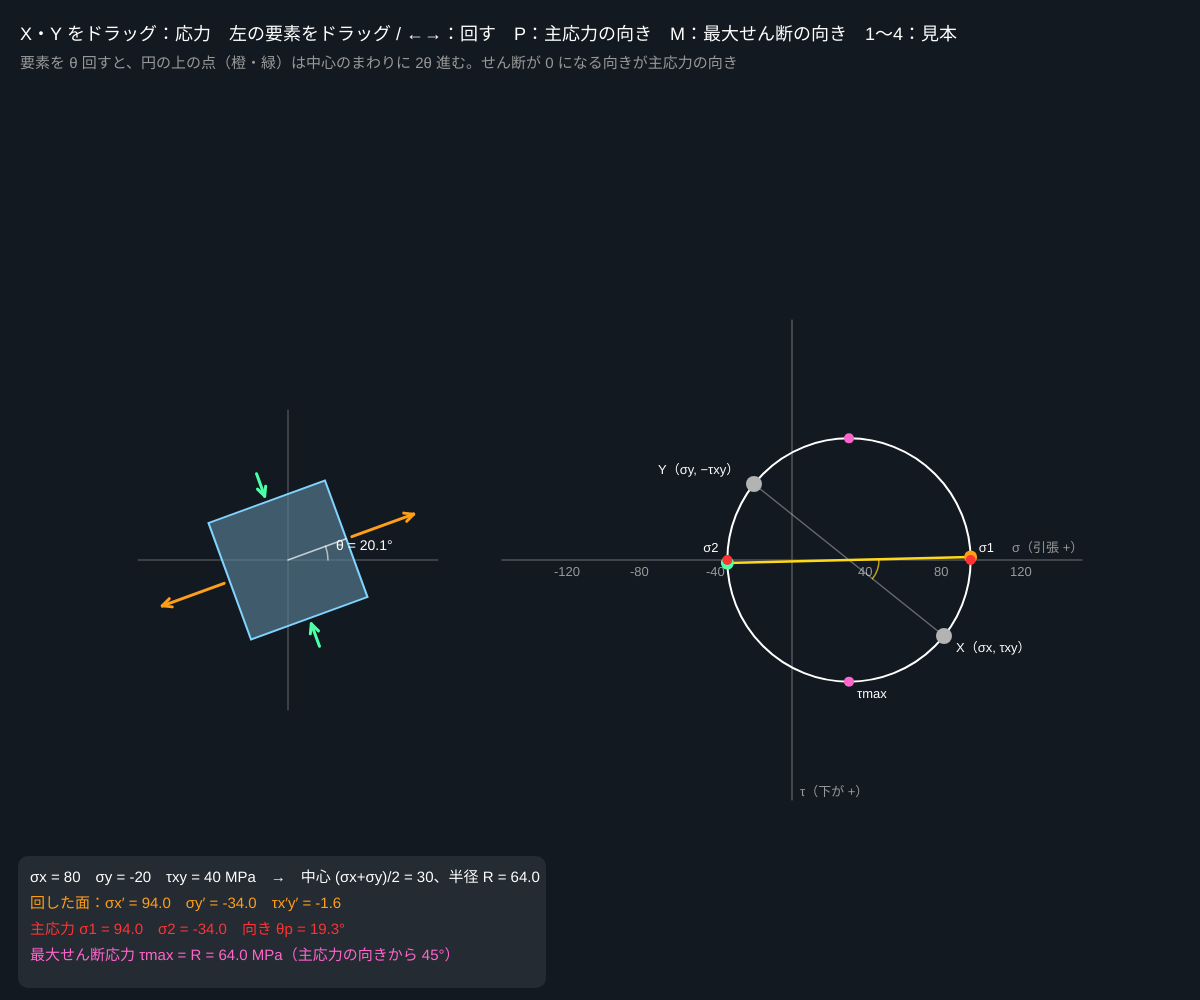
Frame 1 (no input)
Frame 60 (no input): identical to frame 1, image omitted
Frame 120 (the mouse pressed at the canvas centre since frame 60): identical to frame 1, image omitted

The p5.js sketch that drew this single still picture (run headless with seeded random() and noise() and a simulated clock; from frame 60 on, the mouse is pressed at the canvas centre):

// p5.js sketch
// ── sketch.js
// ============================================
// 08 モールの応力円
// 同じ応力状態でも、見る向き（切り口の角度 θ）で 垂直応力 σ と せん断応力 τ の値は変わる
// 要素を θ 回すと、モールの円の上では 2θ 進む。円の左右の端が主応力、上下の端が最大せん断応力
// 円の上の X・Y をドラッグ = σx, σy, τxy を変える / 左の要素をドラッグ = 回す / ←→ = θ / P = 主応力の向き / M = 最大せん断の向き / 1〜4 = 見本
// ============================================

let sx = 80, sy = -20, txy = 40;   // ★ 応力（MPa）：σx, σy, τxy
let theta = 0.35;                  // 要素を回す角度（ラジアン、反時計回りが正）
let pxPerMPa = 1.9;                // ★ 円の図の縮尺
let grab = null;
let ecx = 0, ecy = 0, mcx = 0, mcy = 0;   // 要素の中心、モール円の原点

function setup() {
  createCanvas(windowWidth, windowHeight);
  colorMode(HSB, 360, 100, 100, 100);
}

// ★ 応力の座標変換（θ だけ回した面での σx′, σy′, τx′y′）
function rotated(t) {
  let c = (sx + sy) / 2, d = (sx - sy) / 2;
  return {
    sx: c + d * Math.cos(2 * t) + txy * Math.sin(2 * t),
    sy: c - d * Math.cos(2 * t) - txy * Math.sin(2 * t),
    txy: -d * Math.sin(2 * t) + txy * Math.cos(2 * t),
  };
}

function arrow(x1, y1, x2, y2) {
  let a = Math.atan2(y2 - y1, x2 - x1);
  if (Math.hypot(x2 - x1, y2 - y1) < 4) return;
  line(x1, y1, x2, y2);
  line(x2, y2, x2 - 10 * Math.cos(a - 0.45), y2 - 10 * Math.sin(a - 0.45));
  line(x2, y2, x2 - 10 * Math.cos(a + 0.45), y2 - 10 * Math.sin(a + 0.45));
}

function draw() {
  background(212, 45, 13);
  ecx = width * 0.24; ecy = height * 0.56; mcx = width * 0.66; mcy = height * 0.56;
  if (keyIsDown(LEFT_ARROW)) theta += 0.01;
  if (keyIsDown(RIGHT_ARROW)) theta -= 0.01;
  theta = Math.atan2(Math.sin(theta), Math.cos(theta));   // −180°〜180° に収める
  let r = rotated(theta);
  let c = (sx + sy) / 2, d = (sx - sy) / 2, R = Math.hypot(d, txy);
  let s1 = c + R, s2 = c - R, thP = 0.5 * Math.atan2(txy, d);

  // ---- 左：回した要素と、その面にかかる応力の矢印
  push();
  translate(ecx, ecy);
  stroke(0, 0, 40); strokeWeight(1); line(-150, 0, 150, 0); line(0, -150, 0, 150);
  rotate(-theta);                                   // 画面では反時計回り
  let a = 62, k = 0.7;
  fill(200, 40, 55, 70); stroke(200, 50, 100); strokeWeight(2);
  rect(-a, -a, 2 * a, 2 * a);
  // 垂直応力（引張 = 外向き、圧縮 = 内向き）
  stroke(35, 90, 100); strokeWeight(3);
  let nx = Math.abs(r.sx) * k, ny = Math.abs(r.sy) * k;
  if (r.sx >= 0) { arrow(a + 6, 0, a + 6 + nx, 0); arrow(-a - 6, 0, -a - 6 - nx, 0); } else { arrow(a + 6 + nx, 0, a + 6, 0); arrow(-a - 6 - nx, 0, -a - 6, 0); }
  stroke(150, 70, 100);
  if (r.sy >= 0) { arrow(0, -a - 6, 0, -a - 6 - ny); arrow(0, a + 6, 0, a + 6 + ny); } else { arrow(0, -a - 6 - ny, 0, -a - 6); arrow(0, a + 6 + ny, 0, a + 6); }
  // せん断応力（τ が正：右の面で上向き）
  stroke(320, 60, 100);
  let h = (r.txy * k) / 2;
  arrow(a + 14, h, a + 14, -h); arrow(-a - 14, -h, -a - 14, h);
  arrow(-h, -a - 14, h, -a - 14); arrow(h, a + 14, -h, a + 14);
  stroke(0, 0, 100, 70); strokeWeight(1.5); line(0, 0, a, 0);   // x′ 軸
  pop();
  noFill(); stroke(0, 0, 100, 60); strokeWeight(1.5);
  if (Math.abs(theta) > 0.01) arc(ecx, ecy, 80, 80, Math.min(-theta, 0), Math.max(-theta, 0));
  noStroke(); fill(0, 0, 100); textSize(14);
  text('θ = ' + nf((theta * 180) / Math.PI, 1, 1) + '°', ecx + 48, ecy - 10);

  // ---- 右：モールの応力円（横軸 σ、縦軸 τ は下向きが正）
  let X = (s) => mcx + s * pxPerMPa, Y = (t) => mcy + t * pxPerMPa;
  stroke(0, 0, 45); strokeWeight(1);
  line(mcx - 290, mcy, mcx + 290, mcy); line(mcx, mcy - 240, mcx, mcy + 240);
  noStroke(); fill(0, 0, 60); textSize(13);
  text('σ（引張 +）', mcx + 220, mcy - 8); text('τ（下が +）', mcx + 8, mcy + 236);
  for (let v = -120; v <= 120; v += 40) if (v !== 0) text(v, X(v) - 10, mcy + 16);
  noFill(); stroke(0, 0, 100); strokeWeight(2);
  circle(X(c), mcy, 2 * R * pxPerMPa);
  // もとの面 X, Y（ドラッグできる）と、回した面 X′, Y′
  stroke(0, 0, 100, 35); strokeWeight(1.5); line(X(sx), Y(txy), X(sy), Y(-txy));
  stroke(50, 90, 100); strokeWeight(2.5); line(X(r.sx), Y(r.txy), X(r.sy), Y(-r.txy));
  // 2θ の弧
  noFill(); stroke(50, 90, 100, 70); strokeWeight(1.5);
  let a0 = Math.atan2(txy, d);
  if (R > 3 && Math.abs(theta) > 0.01) {
    let from = a0, to = a0 - 2 * theta;
    arc(X(c), mcy, 60, 60, Math.min(from, to), Math.max(from, to));
  }
  noStroke();
  fill(0, 0, 70); circle(X(sx), Y(txy), 16); circle(X(sy), Y(-txy), 16);
  fill(35, 90, 100); circle(X(r.sx), Y(r.txy), 13);
  fill(150, 70, 100); circle(X(r.sy), Y(-r.txy), 13);
  fill(0, 80, 100); circle(X(s1), mcy, 10); circle(X(s2), mcy, 10);
  fill(320, 60, 100); circle(X(c), Y(R), 10); circle(X(c), Y(-R), 10);
  fill(0, 0, 100); textSize(13);
  text('X（σx, τxy）', X(sx) + 12, Y(txy) + 16); text('Y（σy, −τxy）', X(sy) - 96, Y(-txy) - 10);
  text('σ1', X(s1) + 8, mcy - 8); text('σ2', X(s2) - 24, mcy - 8); text('τmax', X(c) + 8, Y(R) + 16);

  // ---- 数値
  noStroke(); fill(0, 0, 100); textSize(18);
  text('X・Y をドラッグ：応力　左の要素をドラッグ / ←→：回す　P：主応力の向き　M：最大せん断の向き　1〜4：見本', 20, 40);
  fill(0, 0, 60); textSize(15);
  text('要素を θ 回すと、円の上の点（橙・緑）は中心のまわりに 2θ 進む。せん断が 0 になる向きが主応力の向き', 20, 68);
  let ix = 30, iy = height - 118;
  fill(0, 0, 100, 8); rect(ix - 12, iy - 26, width * 0.44, 132, 10);
  fill(0, 0, 100); textSize(15);
  text('σx = ' + nf(sx, 1, 0) + '　σy = ' + nf(sy, 1, 0) + '　τxy = ' + nf(txy, 1, 0) + ' MPa　→　中心 (σx+σy)/2 = ' + nf(c, 1, 0) + '、半径 R = ' + nf(R, 1, 1), ix, iy);
  fill(35, 90, 100); text('回した面：σx′ = ' + nf(r.sx, 1, 1) + '　σy′ = ' + nf(r.sy, 1, 1) + '　τx′y′ = ' + nf(r.txy, 1, 1), ix, iy + 26);
  fill(0, 80, 100); text('主応力 σ1 = ' + nf(s1, 1, 1) + '　σ2 = ' + nf(s2, 1, 1) + '　向き θp = ' + nf((thP * 180) / Math.PI, 1, 1) + '°', ix, iy + 52);
  fill(320, 60, 100); text('最大せん断応力 τmax = R = ' + nf(R, 1, 1) + ' MPa（主応力の向きから 45°）', ix, iy + 78);
}

function mousePressed() {
  grab = null;
  let X = (s) => mcx + s * pxPerMPa, Y = (t) => mcy + t * pxPerMPa;
  if (Math.hypot(mouseX - X(sx), mouseY - Y(txy)) < 20) grab = 'X';
  else if (Math.hypot(mouseX - X(sy), mouseY - Y(-txy)) < 20) grab = 'Y';
  else if (Math.hypot(mouseX - ecx, mouseY - ecy) < 190 && mouseY > 90) grab = 'E';
}
function mouseDragged() {
  if (grab === 'X') { sx = constrain((mouseX - mcx) / pxPerMPa, -120, 120); txy = constrain((mouseY - mcy) / pxPerMPa, -100, 100); }
  if (grab === 'Y') { sy = constrain((mouseX - mcx) / pxPerMPa, -120, 120); txy = constrain(-(mouseY - mcy) / pxPerMPa, -100, 100); }
  if (grab === 'E') theta = Math.atan2(ecy - mouseY, mouseX - ecx);
}
function mouseReleased() { grab = null; }

function keyPressed() {
  let presets = { '1': [100, 0, 0], '2': [0, 0, 60], '3': [80, 80, 0], '4': [80, -20, 40] };
  if (presets[key]) { [sx, sy, txy] = presets[key]; }
  let thP = 0.5 * Math.atan2(txy, (sx - sy) / 2);
  if (key === 'p' || key === 'P') theta = thP;
  if (key === 'm' || key === 'M') theta = thP + Math.PI / 4;
  if (key === 'r' || key === 'R') { sx = 80; sy = -20; txy = 40; theta = 0.35; }
}

// ---------- やってみよう ----------
// 1. 1（単軸引張）で要素を 45° 回そう。せん断応力が最大（σ/2）になる。延性材料が斜め 45° にすべる理由
// 2. 2（純せん断）で 45° 回すと、引張と圧縮だけになる。チョークをねじると斜め 45° に割れる理由
// 3. 3（等二軸）では円が点になる。どの向きでも同じ応力（せん断なし）。風船の表面がこれ
// 4. P を押して主応力の向きにし、要素の矢印からせん断（ピンク）が消えるのを確かめよう
// 5. 降伏条件（トレスカ）：τmax が降伏せん断応力に達したら降伏。τmax = 60 MPa を超えない σx, σy の組を探そう
